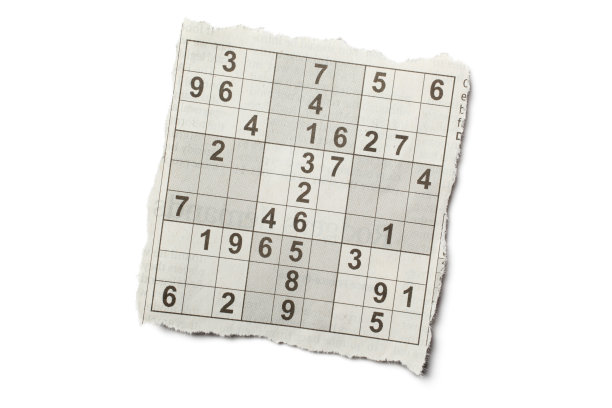
#> input picture src/sudoku.jpg, 612 x 408 px, found by its file name
$ python OpCV_Image_Gradient.py
#> lines starting #> are read from the running program, lines starting #| are printed output that depends on the picture
import cv2 as cv
import numpy as np
from matplotlib import pyplot as plt

def gradient_cal():
    img = cv.imread('..\\src\\sudoku.jpg',0)
#> img: shape (408, 612); min 41, max 255, mean 235.2
    img = mage_Perspective_transform(img)
#> in mage_Perspective_transform, `return cv.warpPerspective(img,M,(500,500))`:
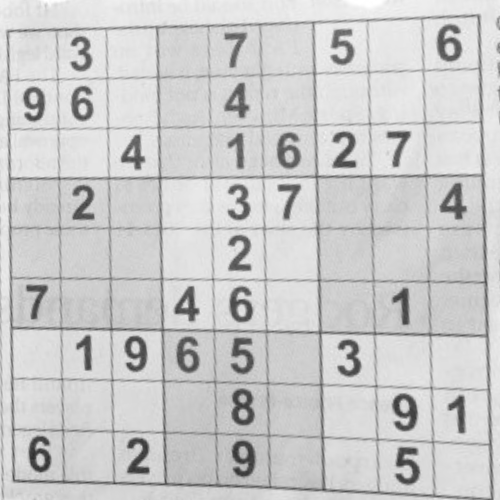
#> returned value: shape (500, 500); min 46, max 255, mean 202.4
    ##Laplacian微分
    laplacian = cv.Laplacian(img,cv.CV_64F,ksize=9,borderType=cv.BORDER_REFLECT,scale=0.5)
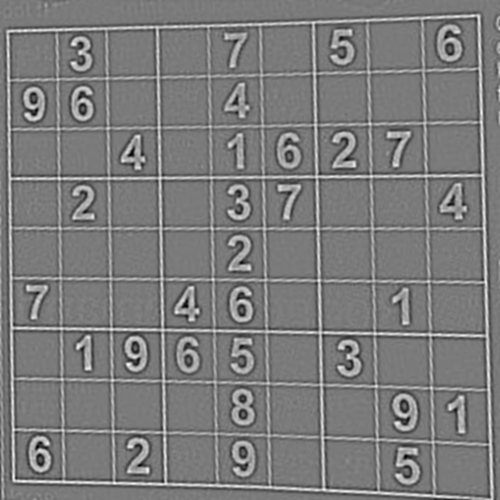
#> laplacian: shape (500, 500) float64; min -229236, max 245076, mean 0; drawn with min black and max white

    ##Sobel微分
    sobelx = cv.Sobel(img,cv.CV_32F, 1, 0, ksize=5)
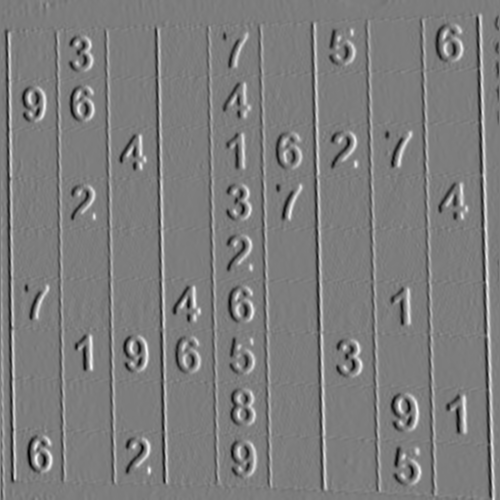
#> sobelx: shape (500, 500) float32; min -6142, max 6364, mean 1.4; drawn with min black and max white
    sobely = cv.Sobel(img,cv.CV_32F, 0, 1, ksize=5)
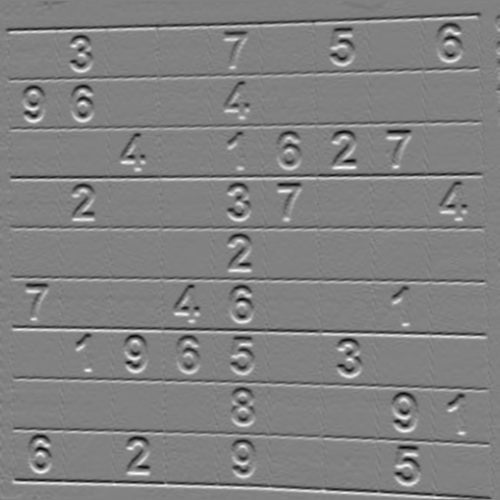
#> sobely: shape (500, 500) float32; min -6456, max 6250, mean -7.7; drawn with min black and max white

    plt.subplot(2, 3, 1), plt.imshow(img, cmap='gray')
    plt.title('Original'), plt.xticks([]), plt.yticks([])
    plt.subplot(2, 3, 2), plt.imshow(laplacian, cmap='gray')
    plt.title('Laplacian'), plt.xticks([]), plt.yticks([])
    plt.subplot(2, 3, 3), plt.imshow(sobelx, cmap='gray')
    plt.title('Sobel X'), plt.xticks([]), plt.yticks([])
    plt.subplot(2, 3, 4), plt.imshow(sobely, cmap='gray')
    plt.title('Sobel Y'), plt.xticks([]), plt.yticks([])
    plt.subplot(2, 3, 5), plt.imshow(cv.bitwise_and(sobelx,sobely),cmap='gray')
    plt.title('mix'), plt.xticks([]), plt.yticks([])
    plt.show()
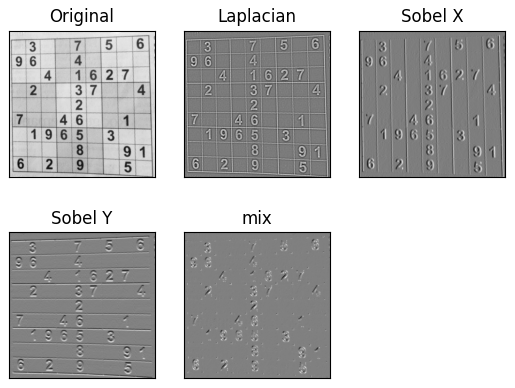
#> figure drawn by matplotlib, 5 panels

def mage_Perspective_transform(img):
    pst1 = np.float32([[185,20],[467,70],[141,321],[422,345]])
    pst2 = np.float32([[0,0],[500,0],[0,500],[500,500]])
    M = cv.getPerspectiveTransform(pst1,pst2)
    return cv.warpPerspective(img,M,(500,500))

def compare_different_scale():
    cv.namedWindow('Compare')

    nothing = lambda x: None
    on_trackbar= lambda  val: None if val%2 == 0 else None
    cv.createTrackbar('ksize','Compare',3,11,on_trackbar)
    # cv.createTrackbar('scale','Compare',1,10,nothing)
    # cv.createTrackbar('delta','Compare',0,10,nothing)

    while(True):

        k = cv.waitKey(100) &0xFF

        if k == 27 :
            break
        ksize = cv.getTrackbarPos('ksize','Compare')
        # scale = cv.getTrackbarPos('scale','Compare')
        # delta = cv.getTrackbarPos('delta','Compare')

        img =  cv.Laplacian(cv.imread('..\\src\\sudoku.jpg'), cv.CV_64F, ksize=ksize)
        cv.imshow('Compare',img)
    cv.destroyAllWindows()

if __name__ == '__main__' :
    gradient_cal()
    # compare_different_scale()
    pass
